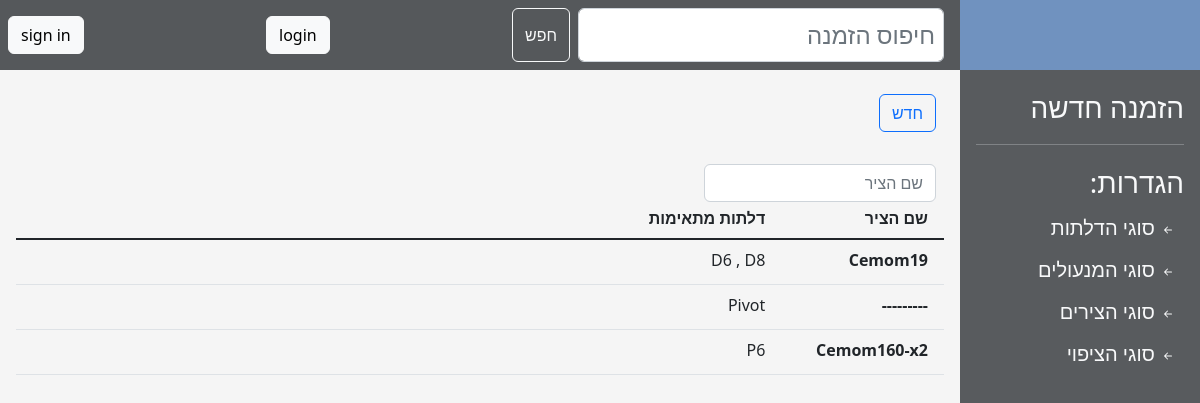
The app's page /hinges with its own data.
### main/models.py (models this page shows, shortened)
class Hinge(models.Model):
    name = models.CharField(max_length=16, help_text="סוג הצירים",
                            verbose_name="", unique=True)
    compatible_doors = models.ManyToManyField('DoorType', help_text="דלתות מתאימות",
                                              verbose_name="סוגי דלתות תואמים:", blank=True)
    index = models.CharField(max_length=16)

class DoorType(models.Model):
    name = models.CharField(max_length=16, help_text="שם הדלת",
                            verbose_name="שם הדלת:", unique=True, null=False, )
    image = models.ImageField(upload_to='images/door_types/', default='',
                              help_text="תמונת הדלת", verbose_name="סקיצה:", blank=True,
                              validators=[validate_image_file_extension])
    height_calculation = models.DecimalField(max_digits=4, decimal_places=1, help_text="הפחתה בגובה",
                                             verbose_name="הפחתה בגובה:", null=False, default=0,
                                             validators=[MaxValueValidator(0)])
    width_calculation = models.DecimalField(max_digits=4, decimal_places=1, help_text="הפחתה ברוחב",
                                            verbose_name="הפחתה ברוחב:", null=False, default=0,
                                            validators=[MaxValueValidator(0)])
    covering_out_height_calculation = models.DecimalField(max_digits=4, decimal_places=1, help_text="הפחתה בגובה",
                                                          verbose_name="הפחתה בגובה:", null=False, default=0,
                                                          validators=[MaxValueValidator(0)])
    covering_out_width_calculation = models.DecimalField(max_digits=4, decimal_places=1, help_text="הפחתה ברוחב",
                                                         verbose_name="הפחתה ברוחב:", null=False, default=0,
                                                         validators=[MaxValueValidator(0)])
    covering_into_height_calculation = models.DecimalField(max_digits=4, decimal_places=1, help_text="הפחתה בגובה",
                                                           verbose_name="הפחתה בגובה:", null=False, default=0,
                                                           validators=[MaxValueValidator(0)])
    covering_into_width_calculation = models.DecimalField(max_digits=4, decimal_places=1, help_text="הפחתה ברוחב",
                                                          verbose_name="הפחתה ברוחב:", null=False, default=0,
                                                          validators=[MaxValueValidator(0)])
    binder_calculation = models.DecimalField(max_digits=4, decimal_places=1, help_text="הפחתה ברוחב",
                                             verbose_name="רוחבן:", null=False, default=0,
                                             validators=[MaxValueValidator(0)])
    def __str__(self):
        return self.name

### main/views.py (the view)
# urls.py: path('hinges', main.views.hinges, name='hinges'),
def hinges(request):
    form = HingesForm()
    form_error = None
    all_hinges = Hinge.objects.all()
    if request.method == 'POST':
        form = HingesForm(request.POST)
        if form.is_valid():
            form.save()
        else:
            form_error = True
    return render(request, 'hinges.html', {'form': form,
                                           'hinges': all_hinges,
                                           'form_error': form_error})

### main/forms.py
class HingesForm(ModelForm):
    class Meta:
        model = Hinge
        fields = ['name', 'compatible_doors']
        widgets = {'name': TextInput(attrs={'class': 'form-control', 'size': '20'}),
                   'compatible_doors': SelectMultiple(attrs={'class': 'form-select'})}
        error_messages = {
            'name': {'required': "שדה חובה", 'unique': "צירים עם שם כזה כבר קיימים במערכת"},
        }

### templates/hinges.html (shortened to what this page needs)
{% extends 'generic_list.html' %}
{% block filter_placeholder %}שם הציר{% endblock %}
{% block table %}
    <div class="row border-bottom border-dark border-2">
        <div class="col-2 pb-1 fw-bold lh-lg mx-1">שם הציר</div>
        <div class="col-3 pb-1 fw-bold lh-lg mx-1">דלתות מתאימות</div>
        <div class="w-25"></div>
        <div class="w-25"></div>
    </div>
    {% load static %}
    {% for hinge in hinges %}
        <div>
            <div data-bs-toggle="collapse"
                 data-bs-target="#record_{{ hinge.id }}"
                 aria-expanded="true" aria-controls="record_{{ hinge.id }}" style="z-index: -1;"
                 class="row table-row border-bottom border-black-50 border-1 tr">
                <div class="col-2 pb-1 fw-bold lh-lg m-1">{{ hinge.name }}</div>
                <div class="col-2 pb-1 lh-lg m-1">
                    {% for door in hinge.compatible_doors.all %}
                        {% if forloop.counter0 > 0 %}
                            <span>, </span>
                        {% endif %}
                        {{ door.name }}
                    {% endfor %}
                </div>
                        </div>
        </div>
    {% endfor %}
{% endblock %}

### static/css/styles.css (style rules this page uses)
body { margin: 0; padding: 0; height: 100vh; display: block; }

### records on screen
Hinge: name "Cemom19"
DoorType: name "D6"
DoorType: name "D8"
Hinge: name "---------"
DoorType: name "Pivot"
Hinge: name "Cemom160-x2"
DoorType: name "P6"
